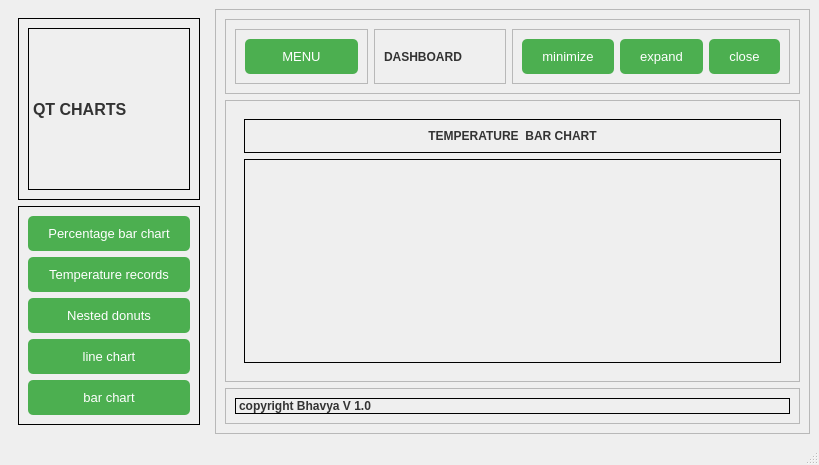
<?xml version="1.0" encoding="UTF-8"?>
<ui version="4.0">
 <class>MainWindow</class>
 <widget class="QMainWindow" name="MainWindow">
  <property name="geometry">
   <rect>
    <x>0</x>
    <y>0</y>
    <width>819</width>
    <height>465</height>
   </rect>
  </property>
  <property name="windowTitle">
   <string>MainWindow</string>
  </property>
  <widget class="QWidget" name="centralwidget">
   <property name="styleSheet">
    <string notr="true">QPushButton {
    background-color: #4CAF50; /* Green background color */
    color: white; /* Text color */
    padding: 10px 20px; /* Padding around the button text */
    border: none; /* No border */
    border-radius: 5px; /* Rounded corners */
    font-size: 13px; /* Font size */
}

QLabel {
    color: #333333; /* Text color */
    font-size: 12px; /* Font size */
    font-weight: bold; /* Font weight */
}

</string>
   </property>
   <layout class="QHBoxLayout" name="horizontalLayout">
    <item>
     <widget class="QWidget" name="left_menu_widget" native="true">
      <property name="styleSheet">
       <string notr="true">QFrame {
    border: 1px solid #000000; /* 1px solid black border for all frames */
}</string>
      </property>
      <layout class="QVBoxLayout" name="verticalLayout">
       <item>
        <widget class="QFrame" name="frame_3">
         <property name="frameShape">
          <enum>QFrame::StyledPanel</enum>
         </property>
         <property name="frameShadow">
          <enum>QFrame::Raised</enum>
         </property>
         <layout class="QHBoxLayout" name="horizontalLayout_2">
          <item>
           <widget class="QLabel" name="label">
            <property name="styleSheet">
             <string notr="true"> font-size: 16px; font-weight: bold;</string>
            </property>
            <property name="text">
             <string>QT CHARTS</string>
            </property>
           </widget>
          </item>
         </layout>
        </widget>
       </item>
       <item>
        <widget class="QFrame" name="frame_4">
         <property name="styleSheet">
          <string notr="true"/>
         </property>
         <property name="frameShape">
          <enum>QFrame::StyledPanel</enum>
         </property>
         <property name="frameShadow">
          <enum>QFrame::Raised</enum>
         </property>
         <layout class="QVBoxLayout" name="verticalLayout_2">
          <item>
           <widget class="QPushButton" name="percentage_bar_button">
            <property name="styleSheet">
             <string notr="true"/>
            </property>
            <property name="text">
             <string>Percentage bar chart</string>
            </property>
            <property name="icon">
             <iconset resource="resources.qrc">
              <normaloff>:/icons/icons/chart-column-solid.svg</normaloff>:/icons/icons/chart-column-solid.svg</iconset>
            </property>
           </widget>
          </item>
          <item>
           <widget class="QPushButton" name="temperature_record_button">
            <property name="styleSheet">
             <string notr="true"/>
            </property>
            <property name="text">
             <string>Temperature records</string>
            </property>
            <property name="icon">
             <iconset resource="resources.qrc">
              <normaloff>:/icons/icons/temp-svgrepo-com.svg</normaloff>:/icons/icons/temp-svgrepo-com.svg</iconset>
            </property>
           </widget>
          </item>
          <item>
           <widget class="QPushButton" name="nested_donut_button">
            <property name="text">
             <string>Nested donuts</string>
            </property>
            <property name="icon">
             <iconset resource="resources.qrc">
              <normaloff>:/icons/icons/pie-chart-svgrepo-com.svg</normaloff>:/icons/icons/pie-chart-svgrepo-com.svg</iconset>
            </property>
           </widget>
          </item>
          <item>
           <widget class="QPushButton" name="line_chart_button">
            <property name="text">
             <string>line chart</string>
            </property>
            <property name="icon">
             <iconset resource="resources.qrc">
              <normaloff>:/icons/icons/chart-line-solid.svg</normaloff>:/icons/icons/chart-line-solid.svg</iconset>
            </property>
           </widget>
          </item>
          <item>
           <widget class="QPushButton" name="bar_chart_button">
            <property name="text">
             <string>bar chart</string>
            </property>
            <property name="icon">
             <iconset resource="resources.qrc">
              <normaloff>:/icons/icons/chart-column-solid.svg</normaloff>:/icons/icons/chart-column-solid.svg</iconset>
            </property>
           </widget>
          </item>
         </layout>
        </widget>
       </item>
      </layout>
     </widget>
    </item>
    <item>
     <widget class="QFrame" name="frame_2">
      <property name="frameShape">
       <enum>QFrame::StyledPanel</enum>
      </property>
      <property name="frameShadow">
       <enum>QFrame::Raised</enum>
      </property>
      <layout class="QVBoxLayout" name="verticalLayout_4">
       <item>
        <widget class="QFrame" name="frame_7">
         <property name="frameShape">
          <enum>QFrame::StyledPanel</enum>
         </property>
         <property name="frameShadow">
          <enum>QFrame::Raised</enum>
         </property>
         <layout class="QHBoxLayout" name="horizontalLayout_4">
          <item>
           <widget class="QFrame" name="frame_10">
            <property name="frameShape">
             <enum>QFrame::StyledPanel</enum>
            </property>
            <property name="frameShadow">
             <enum>QFrame::Raised</enum>
            </property>
            <layout class="QHBoxLayout" name="horizontalLayout_5">
             <item>
              <widget class="QPushButton" name="pushButton_6">
               <property name="text">
                <string>MENU</string>
               </property>
              </widget>
             </item>
            </layout>
           </widget>
          </item>
          <item>
           <widget class="QFrame" name="frame_12">
            <property name="frameShape">
             <enum>QFrame::StyledPanel</enum>
            </property>
            <property name="frameShadow">
             <enum>QFrame::Raised</enum>
            </property>
            <layout class="QHBoxLayout" name="horizontalLayout_6">
             <item>
              <widget class="QLabel" name="label_7">
               <property name="text">
                <string>DASHBOARD</string>
               </property>
              </widget>
             </item>
            </layout>
           </widget>
          </item>
          <item>
           <widget class="QFrame" name="frame_11">
            <property name="frameShape">
             <enum>QFrame::StyledPanel</enum>
            </property>
            <property name="frameShadow">
             <enum>QFrame::Raised</enum>
            </property>
            <layout class="QHBoxLayout" name="horizontalLayout_7">
             <item>
              <widget class="QPushButton" name="pushButton_7">
               <property name="styleSheet">
                <string notr="true"/>
               </property>
               <property name="text">
                <string>minimize</string>
               </property>
               <property name="icon">
                <iconset resource="resources.qrc">
                 <normaloff>:/icons/icons/minimize-svgrepo-com.svg</normaloff>:/icons/icons/minimize-svgrepo-com.svg</iconset>
               </property>
              </widget>
             </item>
             <item>
              <widget class="QPushButton" name="pushButton_8">
               <property name="text">
                <string>expand</string>
               </property>
               <property name="icon">
                <iconset resource="resources.qrc">
                 <normaloff>:/icons/icons/enlarge-2-svgrepo-com.svg</normaloff>:/icons/icons/enlarge-2-svgrepo-com.svg</iconset>
               </property>
              </widget>
             </item>
             <item>
              <widget class="QPushButton" name="pushButton_9">
               <property name="text">
                <string>close</string>
               </property>
               <property name="icon">
                <iconset resource="resources.qrc">
                 <normaloff>:/icons/icons/cross-svgrepo-com.svg</normaloff>:/icons/icons/cross-svgrepo-com.svg</iconset>
               </property>
              </widget>
             </item>
            </layout>
           </widget>
          </item>
         </layout>
        </widget>
       </item>
       <item>
        <widget class="QFrame" name="frame_8">
         <property name="styleSheet">
          <string notr="true"/>
         </property>
         <property name="frameShape">
          <enum>QFrame::StyledPanel</enum>
         </property>
         <property name="frameShadow">
          <enum>QFrame::Raised</enum>
         </property>
         <layout class="QVBoxLayout" name="verticalLayout_5">
          <item>
           <widget class="QStackedWidget" name="stackedWidget">
            <property name="currentIndex">
             <number>1</number>
            </property>
            <widget class="QWidget" name="line_chart">
             <layout class="QVBoxLayout" name="verticalLayout_6">
              <item>
               <widget class="QFrame" name="frame_16">
                <property name="frameShape">
                 <enum>QFrame::StyledPanel</enum>
                </property>
                <property name="frameShadow">
                 <enum>QFrame::Raised</enum>
                </property>
                <layout class="QVBoxLayout" name="verticalLayout_7">
                 <item alignment="Qt::AlignTop">
                  <widget class="QLabel" name="label_9">
                   <property name="text">
                    <string>LINE CHART</string>
                   </property>
                   <property name="alignment">
                    <set>Qt::AlignCenter</set>
                   </property>
                  </widget>
                 </item>
                </layout>
               </widget>
              </item>
              <item>
               <widget class="QFrame" name="frame_17">
                <property name="sizePolicy">
                 <sizepolicy hsizetype="Preferred" vsizetype="Expanding">
                  <horstretch>0</horstretch>
                  <verstretch>0</verstretch>
                 </sizepolicy>
                </property>
                <property name="frameShape">
                 <enum>QFrame::StyledPanel</enum>
                </property>
                <property name="frameShadow">
                 <enum>QFrame::Raised</enum>
                </property>
                <layout class="QGridLayout" name="gridLayout"/>
               </widget>
              </item>
             </layout>
            </widget>
            <widget class="QWidget" name="temperature_records">
             <layout class="QVBoxLayout" name="verticalLayout_9">
              <item>
               <widget class="QFrame" name="frame_18">
                <property name="styleSheet">
                 <string notr="true">QFrame#frame_18 {
    border: 1px solid #000000; /* 1px solid black border for all frames */
}</string>
                </property>
                <property name="frameShape">
                 <enum>QFrame::StyledPanel</enum>
                </property>
                <property name="frameShadow">
                 <enum>QFrame::Raised</enum>
                </property>
                <layout class="QVBoxLayout" name="verticalLayout_8">
                 <item alignment="Qt::AlignTop">
                  <widget class="QLabel" name="label_10">
                   <property name="text">
                    <string>TEMPERATURE  BAR CHART</string>
                   </property>
                   <property name="alignment">
                    <set>Qt::AlignCenter</set>
                   </property>
                  </widget>
                 </item>
                </layout>
               </widget>
              </item>
              <item>
               <widget class="QFrame" name="frame_19">
                <property name="sizePolicy">
                 <sizepolicy hsizetype="Preferred" vsizetype="Expanding">
                  <horstretch>0</horstretch>
                  <verstretch>0</verstretch>
                 </sizepolicy>
                </property>
                <property name="styleSheet">
                 <string notr="true">QFrame {
    border: 1px solid #000000; /* 1px solid black border for all frames */
}</string>
                </property>
                <property name="frameShape">
                 <enum>QFrame::StyledPanel</enum>
                </property>
                <property name="frameShadow">
                 <enum>QFrame::Raised</enum>
                </property>
                <layout class="QGridLayout" name="gridLayout_2"/>
               </widget>
              </item>
             </layout>
            </widget>
            <widget class="QWidget" name="nested_donuts">
             <layout class="QVBoxLayout" name="verticalLayout_11">
              <item>
               <widget class="QFrame" name="frame_20">
                <property name="frameShape">
                 <enum>QFrame::StyledPanel</enum>
                </property>
                <property name="frameShadow">
                 <enum>QFrame::Raised</enum>
                </property>
                <layout class="QVBoxLayout" name="verticalLayout_10">
                 <item alignment="Qt::AlignTop">
                  <widget class="QLabel" name="label_11">
                   <property name="text">
                    <string>NESTED DONUT CHART</string>
                   </property>
                   <property name="alignment">
                    <set>Qt::AlignCenter</set>
                   </property>
                  </widget>
                 </item>
                </layout>
               </widget>
              </item>
              <item>
               <widget class="QFrame" name="frame_21">
                <property name="sizePolicy">
                 <sizepolicy hsizetype="Preferred" vsizetype="Expanding">
                  <horstretch>0</horstretch>
                  <verstretch>0</verstretch>
                 </sizepolicy>
                </property>
                <property name="frameShape">
                 <enum>QFrame::StyledPanel</enum>
                </property>
                <property name="frameShadow">
                 <enum>QFrame::Raised</enum>
                </property>
                <layout class="QGridLayout" name="gridLayout_3"/>
               </widget>
              </item>
             </layout>
            </widget>
            <widget class="QWidget" name="percentage_bar_chart">
             <layout class="QVBoxLayout" name="verticalLayout_13">
              <item>
               <widget class="QFrame" name="frame_22">
                <property name="frameShape">
                 <enum>QFrame::StyledPanel</enum>
                </property>
                <property name="frameShadow">
                 <enum>QFrame::Raised</enum>
                </property>
                <layout class="QVBoxLayout" name="verticalLayout_12">
                 <item alignment="Qt::AlignTop">
                  <widget class="QLabel" name="label_12">
                   <property name="text">
                    <string>PERCENTAGE BAR CHART</string>
                   </property>
                   <property name="alignment">
                    <set>Qt::AlignCenter</set>
                   </property>
                  </widget>
                 </item>
                </layout>
               </widget>
              </item>
              <item>
               <widget class="QFrame" name="frame_23">
                <property name="sizePolicy">
                 <sizepolicy hsizetype="Preferred" vsizetype="Expanding">
                  <horstretch>0</horstretch>
                  <verstretch>0</verstretch>
                 </sizepolicy>
                </property>
                <property name="frameShape">
                 <enum>QFrame::StyledPanel</enum>
                </property>
                <property name="frameShadow">
                 <enum>QFrame::Raised</enum>
                </property>
                <layout class="QGridLayout" name="gridLayout_4"/>
               </widget>
              </item>
             </layout>
            </widget>
            <widget class="QWidget" name="bar_chart">
             <layout class="QVBoxLayout" name="verticalLayout_15">
              <item>
               <widget class="QFrame" name="frame_24">
                <property name="frameShape">
                 <enum>QFrame::StyledPanel</enum>
                </property>
                <property name="frameShadow">
                 <enum>QFrame::Raised</enum>
                </property>
                <layout class="QVBoxLayout" name="verticalLayout_14">
                 <item alignment="Qt::AlignTop">
                  <widget class="QLabel" name="label_13">
                   <property name="text">
                    <string>BAR CHARTS</string>
                   </property>
                   <property name="alignment">
                    <set>Qt::AlignCenter</set>
                   </property>
                  </widget>
                 </item>
                </layout>
               </widget>
              </item>
              <item>
               <widget class="QFrame" name="frame_25">
                <property name="sizePolicy">
                 <sizepolicy hsizetype="Preferred" vsizetype="Expanding">
                  <horstretch>0</horstretch>
                  <verstretch>0</verstretch>
                 </sizepolicy>
                </property>
                <property name="frameShape">
                 <enum>QFrame::StyledPanel</enum>
                </property>
                <property name="frameShadow">
                 <enum>QFrame::Raised</enum>
                </property>
                <layout class="QGridLayout" name="gridLayout_5"/>
               </widget>
              </item>
             </layout>
            </widget>
           </widget>
          </item>
         </layout>
        </widget>
       </item>
       <item>
        <widget class="QFrame" name="frame_9">
         <property name="styleSheet">
          <string notr="true"/>
         </property>
         <property name="frameShape">
          <enum>QFrame::StyledPanel</enum>
         </property>
         <property name="frameShadow">
          <enum>QFrame::Raised</enum>
         </property>
         <layout class="QHBoxLayout" name="horizontalLayout_8">
          <item>
           <widget class="QLabel" name="label_2">
            <property name="styleSheet">
             <string notr="true">QFrame {
    border: 1px solid #000000; /* 1px solid black border for all frames */
}</string>
            </property>
            <property name="text">
             <string>copyright Bhavya V 1.0</string>
            </property>
           </widget>
          </item>
         </layout>
        </widget>
       </item>
      </layout>
     </widget>
    </item>
   </layout>
  </widget>
  <widget class="QMenuBar" name="menubar">
   <property name="geometry">
    <rect>
     <x>0</x>
     <y>0</y>
     <width>819</width>
     <height>22</height>
    </rect>
   </property>
  </widget>
  <widget class="QStatusBar" name="statusbar"/>
 </widget>
 <resources>
  <include location="resources.qrc"/>
 </resources>
 <connections/>
</ui>
